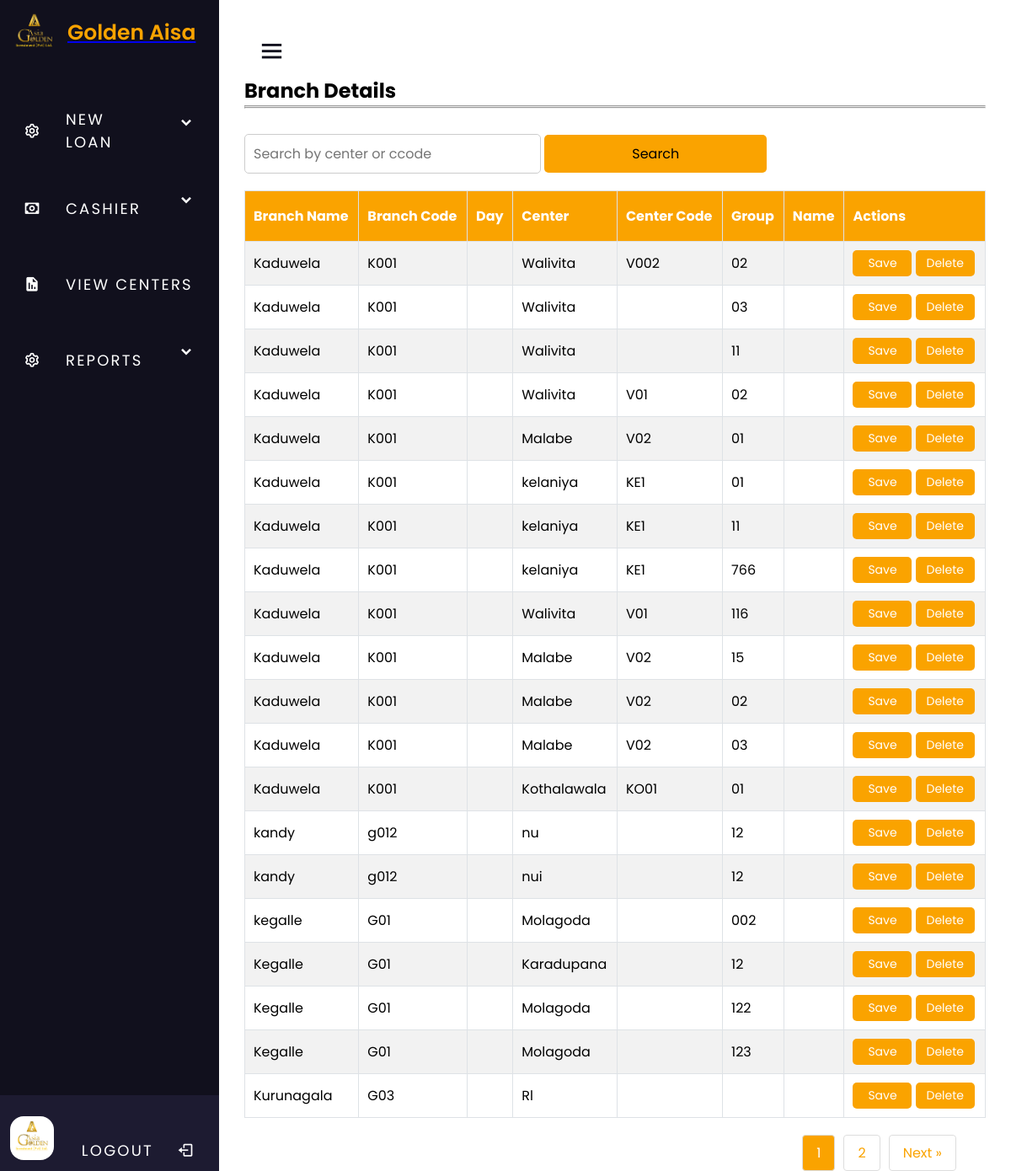
The page /centermanage.php on the database its author committed.
### tables this page shows
CREATE TABLE `branch` (
  `id` int(11) NOT NULL,
  `bname` varchar(255) NOT NULL,
  `bcode` varchar(255) NOT NULL,
  `center` varchar(255) NOT NULL,
  `ccode` varchar(255) NOT NULL,
  `group` varchar(255) NOT NULL
);

### centermanage.php (the view, shortened to what this page needs)
<?php
require "connecton.php";
$results_per_page = 20;
$page = isset($_GET['page']) ? (int)$_GET['page'] : 1;
$search_query = isset($_GET['search']) ? $_GET['search'] : '';
$sql = "SELECT * FROM branch";
$params = [];
$types = '';
$start = ($page - 1) * $results_per_page;
$sql .= " ORDER BY bname, id LIMIT ?, ?";
$params[] = $start;
$params[] = $results_per_page;
$types .= 'ii';
if ($stmt = $con->prepare($sql)) {
    $stmt->bind_param($types, ...$params);
    $stmt->execute();
    $result = $stmt->get_result();
    $results = [];
    while ($row = $result->fetch_assoc()) {
        $results[] = $row;
    }
}
$total_sql = "SELECT COUNT(*) as total FROM branch";
$total_stmt = $con->prepare($total_sql);
$total_stmt->execute();
$total_result = $total_stmt->get_result()->fetch_assoc();
$total_pages = ceil($total_result['total'] / $results_per_page);
?>
<!DOCTYPE html>
<html>
<head>
    <link rel="stylesheet" href="styledash.css">
    <link href='https://unpkg.com/boxicons@2.0.7/css/boxicons.min.css' rel='stylesheet'>
</head>
<body>
  <div class="home">
    <div class="sidebar ">
      <div class="logo">
      <a href="index.php">
        <img src="logo.png" alt="Logo" style="width: 100px; position: absolute; top: 10px; left: 10px;">
      </div>
      <div class="logo-details">
      <a href="index.php">
        <span class="logo_name"> Golden Aisa</span>
      </div>
      <ul class="nav-links">
      <li>
      <div class="iocn-link">
      <a href="<?php echo htmlspecialchars($link); ?>">
        <i class='bx bx-cog'></i>
        <span class="link_name">New Loan</span>
    </a>
      <i class='bx bxs-chevron-down arrow' ></i>
    </div>
      </li>
      <li>
    <div class="iocn-link">
      <a href="cashier.php">
        <i class='bx bx-money'></i>
        <span class="link_name">Cashier</span>
      </a>
      <i class='bx bxs-chevron-down arrow' ></i>
    </div>
  </li>
      <li>
        <div class="iocn-link">
        <a href="center.php">
            <i class='bx bxs-report' ></i>
            <span class="link_name">View Centers</span>
          </a>
        </div>
  </li>
  <li>
    <div class="iocn-link">
      <a href="#">
        <i class='bx bx-cog' ></i>
        <span class="link_name">Reports</span>
      </a>
      <i class='bx bxs-chevron-down arrow'></i>
    </div>
  </li>
    <li>
      <a href="login-user.php">
        <div class="profile-details">
          <div class="profile-content">
            <img src="image1.png" alt="profileImg">
          </div>
          <div class="name-job">
          <a href="login-user.php" class="logout-link">
    <span class="link_name">Logout</span>
    <i class='bx bx-log-out'></i>
  </a>
          </div>
        </div>
      </a>
    </li>
  </ul>
</div>
<section class="home-section">
  <div class="home-content">
<i class='bx bx-menu'></i>
</div>
<div class="header-container">
<h2>Branch Details</h2><div class="user-details">
<hr>
</div>
</div>
<hr>
    <form method="get" action="">
        <input type="text" name="search" placeholder="Search by center or ccode" value="<?php echo htmlspecialchars($search_query); ?>">
        <input type="submit" value="Search">
    </form>
    <table>
        <tr>
            <th>Branch Name</th>
            <th>Branch Code</th>
            <th>Day</th>
            <th>Center</th>
            <th>Center Code</th>
            <th>Group</th>
            <th>Name</th>
            <th>Actions</th>
        </tr>
        <?php foreach ($results as $row): ?>
            <tr data-id="<?php echo htmlspecialchars($row['id']); ?>">
                <td><?php echo htmlspecialchars($row['bname']); ?></td>
                <td><?php echo htmlspecialchars($row['bcode']); ?></td>
                <td contenteditable="true"><?php echo htmlspecialchars($row['day']); ?></td>
                <td contenteditable="true"><?php echo htmlspecialchars($row['center']); ?></td>
                <td contenteditable="true"><?php echo htmlspecialchars($row['ccode']); ?></td>
                <td contenteditable="true"><?php echo htmlspecialchars($row['group']); ?></td>
                <td contenteditable="true"><?php echo htmlspecialchars($row['name']); ?></td>
                <td>
                    <button onclick="saveChanges('<?php echo htmlspecialchars($row['id']); ?>')">Save</button>
                    <button onclick="deleteRow('<?php echo htmlspecialchars($row['id']); ?>')">Delete</button>
                </td>
            </tr>
        <?php endforeach; ?>
    </table>
    <ul class="pagination">
        <?php for ($i = 1; $i <= $total_pages; $i++): ?>
            <li><a class="<?php echo $i == $page ? 'active' : ''; ?>" href="?page=<?php echo $i; ?>"><?php echo $i; ?></a></li>
        <?php endfor; ?>
        <?php if ($page < $total_pages): ?>
            <li><a href="?page=<?php echo $page + 1; ?>">Next &raquo;</a></li>
        <?php endif; ?>
    </ul>
</body>
</html>

### styledash.css (style rules this page uses)
* { margin: 0; padding: 0; box-sizing: border-box; font-family: 'Poppins', sans-serif; }
.sidebar { position: fixed; font-family: 'Roboto', sans-serif, Poppins; font-size: 25px; top: 0; left: 0; height: 100%; width: 260px; background: #11101d; z-index: 100; transition: all 0.5s ease; }
.logo img { width: 300px; position: absolute; top: 10px; left: 10px; }
.sidebar .logo-details .logo_name { margin-top: 50px; margin-left: 80px; font-size: 25px; color: #FAA300; font-weight: 600; transition: 0.3s ease; transition-delay: 0.1s; }
.sidebar .nav-links { height: 100%; padding: 30px 0 150px 0; overflow: auto; }
.sidebar .nav-links li { font-size: 24px; position: relative; list-style: none; transition: all 0.4s ease; }
.sidebar .nav-links li .iocn-link { display: flex; align-items: center; justify-content: space-between; }
.sidebar .nav-links li i { height: 50px; min-width: 78px; text-align: center; line-height: 50px; color: #fff; font-size: 20px; cursor: pointer; transition: all 0.3s ease; }
.sidebar .nav-links li a { text-transform: uppercase; margin-top: 20px; display: flex; align-items: center; text-decoration: none; letter-spacing: 2.2px; }
body>div>div>ul>li { margin-top: 20px; }
.sidebar .nav-links li a .link_name { font-size: 18px; font-weight: 400; color: #fff; transition: all 0.4s ease; }
body>div>div>ul>li>a { margin-top: 15px; }
.sidebar .profile-details { position: fixed; bottom: 0; height: 90px; width: 260px; display: flex; align-items: center; justify-content: space-between; background: #1d1b31; padding: 12px 0; transition: all 0.5s ease; }
.sidebar .profile-details img { height: 52px; width: 52px; object-fit: cover; border-radius: 16px; margin: 0 14px 0 12px; background: #1d1b31; transition: all 0.5s ease; }
.home-section { position: relative; width: 100%; height: 100vh; }
.home-section::before { min-height: 100%; content: ''; position: fixed; top: 0; left: 0; right: 0; bottom: 0; background: url(login.jpg) no-repeat center center/cover; opacity: 0.1; z-index: -1; }
.home-content, .home-content i { position: relative; z-index: 1; }
.home-section { position: relative; height: 100vh; left: 260px; width: calc(100% - 260px); transition: all 0.5s ease; }
.home-section .home-content { height: 60px; display: flex; align-items: center; }
.home-section .home-content .bx-menu, .home-section .home-content .text { color: #11101d; font-size: 35px; }
.home-section .home-content .bx-menu { margin: 0 15px; cursor: pointer; }
body>div>div>div.logo-details { margin-top: 20px; }

### centermanage.php (style rules this page uses)
body > div { margin: 30px 30px 30px 30px; }
body > div > section > form { margin-top:30px; margin-bottom:20px; }
input[type="text"] { width: 40%; padding: 10px; border: 1px solid #ccc; border-radius: 5px; box-sizing: border-box; font-size: 16px; }
input[type="submit"],body > div > section > div > button { width: 30%; padding: 10px; background-color: #FAA300; border: none; border-radius: 5px; font-size: 16px; cursor: pointer; transition: background-color 0.3s ease; }
body > div > section > table > tbody > tr > td > button { width: 70px; padding: 5px; background-color: #FAA300; border: none; border-radius: 5px; font-size: 14px; cursor: pointer; transition: background-color 0.3s ease; color:white; }
table { padding:10px; margin-top:20px; border: 1px solid black; border-collapse: collapse; width: 100%; }
table, th { height:60px; }
table, th, td { padding:10px; border: 1px solid black; border-collapse: collapse; }
table, th, td { padding:10px; border: 1px solid #dee2e6; }
th, td { padding:10px; text-align: left; padding: 8px; }
th { padding:10px; background-color: #FAA300; color: white; }
tr:nth-child(even) { background-color: #f2f2f2; }
th, td { padding: 10px; text-align: left; font-size: 16px; }
.pagination { display: flex; justify-content: right; align-items: right; list-style: none; padding: 0; margin-right:30px; margin-bottom:30px; margin-top:20px; }
.pagination li { margin: 0 5px; }
body > div > section > ul { margin-bottom:30px; }
.pagination a { display: block; padding: 8px 16px; text-decoration: none; color: #FAA300; border: 1px solid #ddd; border-radius: 4px; transition: background-color 0.3s, color 0.3s; }
.pagination a.active { background-color: #FAA300; color: #fff; }

### rows shown on the page
branch: bname "Kaduwela", bcode "K001", center "Walivita", ccode "V002", group "02"
branch: bname "Kaduwela", bcode "K001", center "Walivita", group "03"
branch: bname "Kaduwela", bcode "K001", center "Walivita", group "11"
branch: bname "Kaduwela", bcode "K001", center "Walivita", ccode "V01", group "02"
branch: bname "Kaduwela", bcode "K001", center "Malabe", ccode "V02", group "01"
branch: bname "Kaduwela", bcode "K001", center "kelaniya", ccode "KE1", group "01"
branch: bname "Kaduwela", bcode "K001", center "kelaniya", ccode "KE1", group "11"
branch: bname "Kaduwela", bcode "K001", center "kelaniya", ccode "KE1", group "766"
branch: bname "Kaduwela", bcode "K001", center "Walivita", ccode "V01", group "116"
branch: bname "Kaduwela", bcode "K001", center "Malabe", ccode "V02", group "15"
branch: bname "Kaduwela", bcode "K001", center "Malabe", ccode "V02", group "02"
branch: bname "Kaduwela", bcode "K001", center "Malabe", ccode "V02", group "03"
branch: bname "Kaduwela", bcode "K001", center "Kothalawala", ccode "KO01", group "01"
branch: bname "kandy", bcode "g012", center "nu", group "12"
branch: bname "kandy", bcode "g012", center "nui", group "12"
branch: bname "kegalle", bcode "G01", center "Molagoda", group "002"
branch: bname "Kegalle", bcode "G01", center "Karadupana", group "12"
branch: bname "Kegalle", bcode "G01", center "Molagoda", group "122"
branch: bname "Kegalle", bcode "G01", center "Molagoda", group "123"
branch: bname "Kurunagala", bcode "G03", center "Rl"
